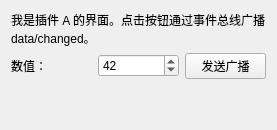
<?xml version="1.0" encoding="UTF-8"?>
<ui version="4.0">
 <class>PluginDemoWidget</class>
 <widget class="QWidget" name="PluginDemoWidget">
  <property name="windowTitle">
   <string>Demo A</string>
  </property>
  <layout class="QVBoxLayout" name="verticalLayout">
   <item>
    <widget class="QLabel" name="label">
     <property name="text">
      <string>我是插件 A 的界面。点击按钮通过事件总线广播 data/changed。</string>
     </property>
     <property name="wordWrap">
      <bool>true</bool>
     </property>
    </widget>
   </item>
   <item>
    <layout class="QHBoxLayout" name="horizontalLayout">
     <item>
      <widget class="QLabel" name="labelValue">
       <property name="text">
        <string>数值：</string>
       </property>
      </widget>
     </item>
     <item>
      <widget class="QSpinBox" name="spinBox">
       <property name="maximum">
        <number>9999</number>
       </property>
       <property name="value">
        <number>42</number>
       </property>
      </widget>
     </item>
     <item>
      <widget class="QPushButton" name="sendButton">
       <property name="text">
        <string>发送广播</string>
       </property>
      </widget>
     </item>
    </layout>
   </item>
   <item>
    <spacer name="verticalSpacer">
     <property name="orientation">
      <enum>Qt::Vertical</enum>
     </property>
     <property name="sizeHint" stdset="0">
      <size>
       <width>20</width>
       <height>40</height>
      </size>
     </property>
    </spacer>
   </item>
  </layout>
 </widget>
 <resources/>
 <connections/>
</ui>
